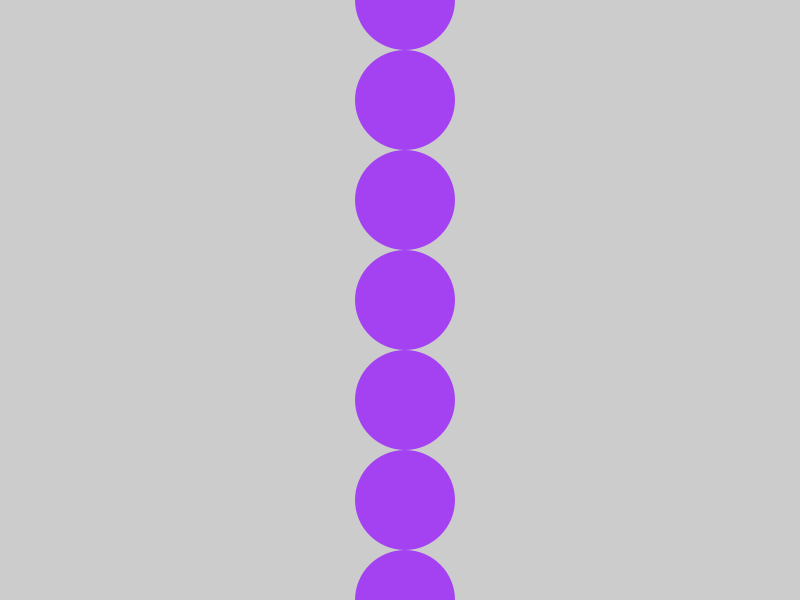
Frame 1 (no input)
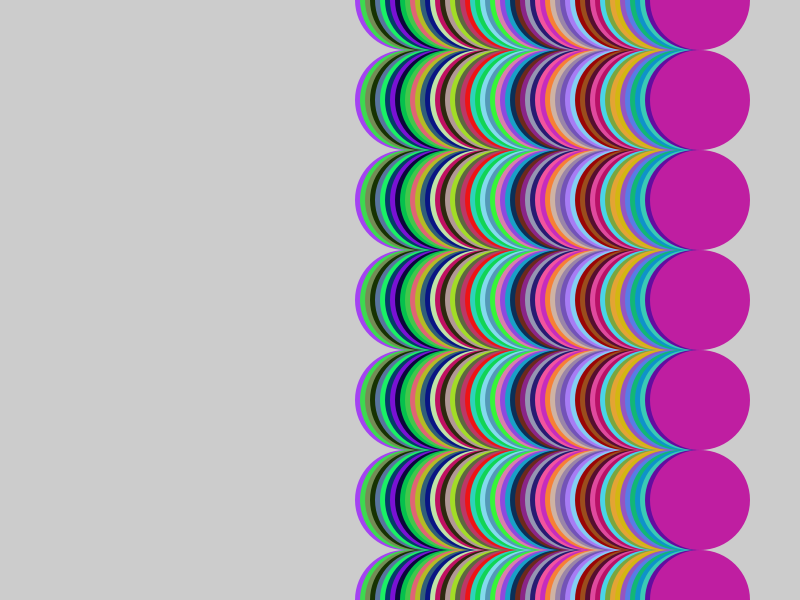
Frame 60 (the mouse pressed at the canvas centre just before this capture)
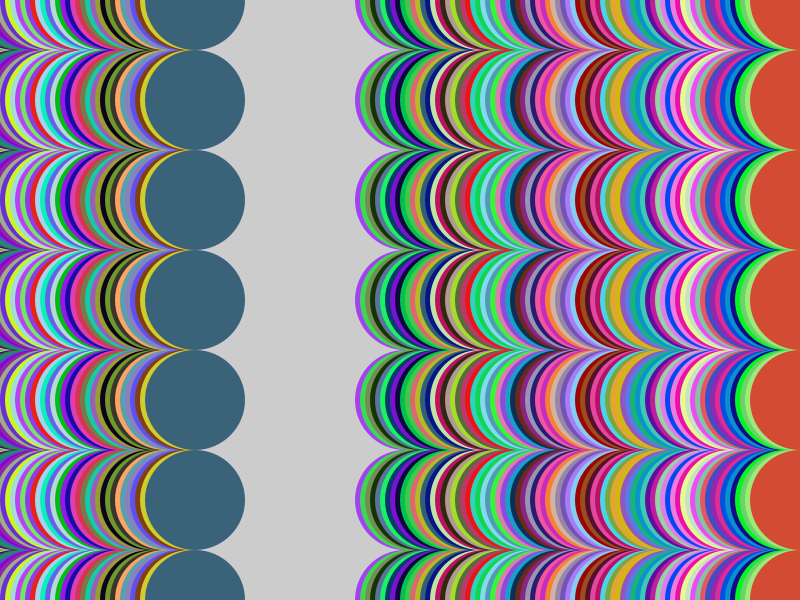
Frame 120 (the mouse held since frame 60 and released just before this capture)

The Processing sketch that drew these frames (run headless with seeded random() and noise(); from frame 60 on, the mouse is pressed at the canvas centre):

// Processing sketch: Tutorial2
// ── Tutorial2.pde
//Variables, Control Statements, Animations and Windows Boundaries Tutorial.
// Variables in Processing
//int, float, boolean, char, String, Object (has custom data and behaviour)
//usable for the rest of the program.
float x;

void setup()
{
  size(800, 600);
  //giving a variable x a value.
  x = 400;
}

void draw()
{
  //removes outlines from objects.
  noStroke();
  //updates every frame.
  x = x + 5;
  //block that contains the object within the window
  if(x > width)
  {
    x = 0;
  }
  //color mixer in hex. 3 parameters RGB
  //fill(255, 0, 0);
  //random is a method that returns a random float value back, 255 is the limit.
  fill(random(255), random(255), random(255));
  //rect(mouseX, mouseY, 200, 100);
  /*ellipse is a flattened out cicle takes 4 arguments, right, down, width,
  height. Right and down to find the top left corner and then width and height
  from that point*/
  //ellipse(mouseX, mouseY, 100, 100);
  //making many ellipses at different heights
  ellipse(x, 0, 100, 100);
  ellipse(x, 100, 100, 100);
  ellipse(x, 200, 100, 100);
  ellipse(x, 300, 100, 100);
  ellipse(x, 400, 100, 100);
  ellipse(x, 500, 100, 100);
  ellipse(x, 600, 100, 100);
}
